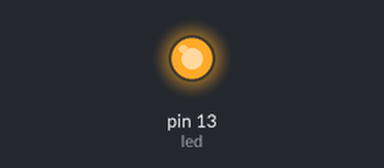
The sketch below on a simulated Arduino Uno, built with avr-gcc and run on an emulated ATmega328P. Shown: output pins drawn as LEDs (lit = HIGH).

Above: at 1.5 s.
At 4.5 s:
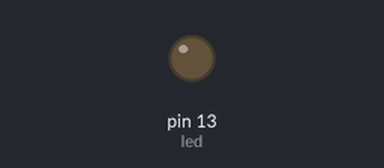
Timing chart, 0 to 7.8 s (numbered marks = the images above):
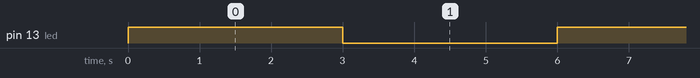

The sketch:

1.LED_begin.ino
```cpp
//led亮灭程序

//******************************逻辑******************************//
  /*数字信号输出对应1/0
  /*输出信号后，如果不给延时与改变，则长亮
  */

//******************************全局部分******************************//
int led=13;

//******************************初始化******************************//
void setup()
{
  pinMode(led,OUTPUT);
}

//******************************内层函数******************************//     这一段其实直接简化就好，没必要单独写两个函数，只是方便后续copy
void liang()
{
  digitalWrite(led,HIGH);
}

void mie()
{
  digitalWrite(led,LOW);
}

//******************************主函数******************************//        数字信号输出 0/1    亮度固定
void loop()
{
  liang();
  delay(3000);
  mie();
  delay(3000);
}


// //led亮灭程序——重制版

// //*****************************************全局部分****************************//
// int led=13;
// int ledstate=0;
// //****************************************初始化*******************************//
// void setup()
// {
//   pinMode(led,OUTPUT);
// }

// //***************************************主程序******************************//
// void loop()
// {
//   ledstate=!ledstaet;
//  digitalWrite(led,ledstate);
//  delay(3000);
// }
```

Measured:
- by itself, pin 13 (led): alternates HIGH for 3.0 s and LOW for 3.0 s
